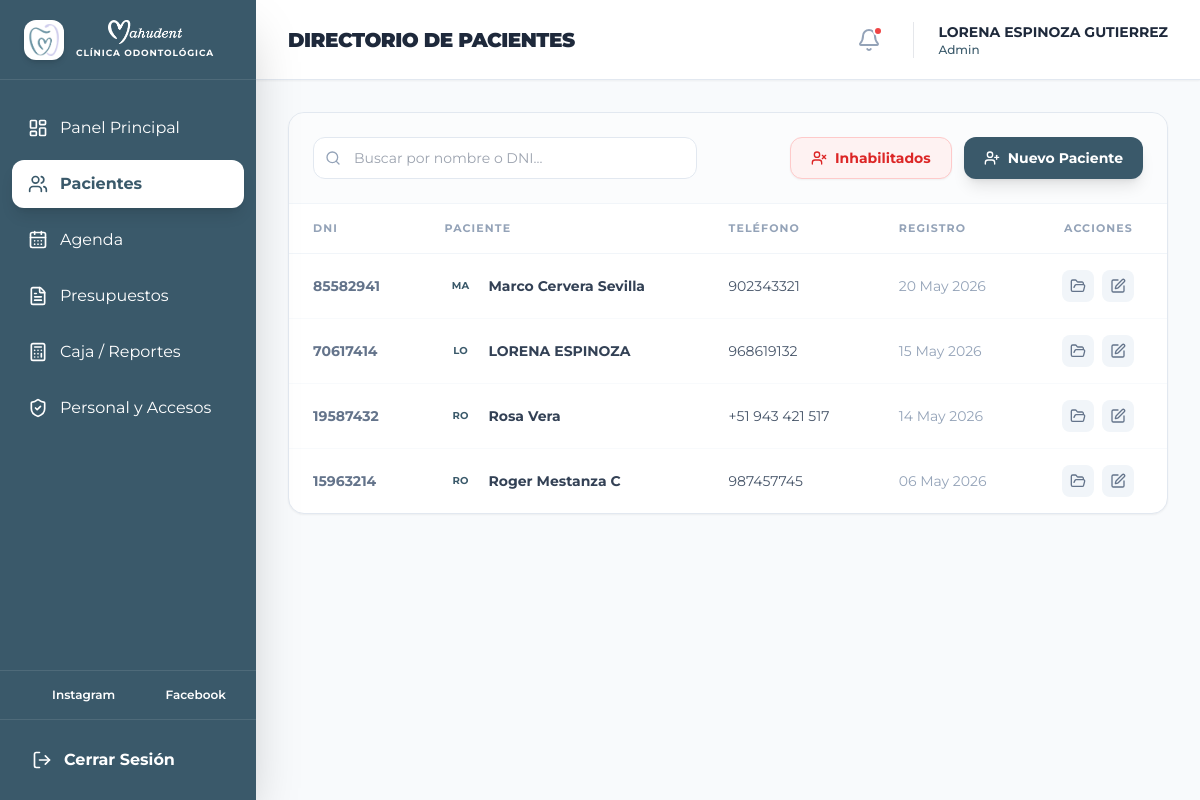
The app's page /pacientes.php (signed in) with its own data.
### tables this page shows
CREATE TABLE `pacientes` (
  `id` int(11) NOT NULL AUTO_INCREMENT,
  `dni` varchar(20) NOT NULL,
  `nombre` varchar(100) NOT NULL,
  `fecha_nacimiento` date DEFAULT NULL,
  `lugar_nacimiento` varchar(100) DEFAULT NULL,
  `sexo` varchar(15) DEFAULT NULL,
  `telefono` varchar(20) DEFAULT NULL,
  `email` varchar(100) DEFAULT NULL,
  `direccion` varchar(255) DEFAULT NULL,
  `procedencia` varchar(100) DEFAULT NULL,
  `contacto_emergencia` varchar(150) DEFAULT NULL,
  `telefono_emergencia` varchar(20) DEFAULT NULL,
  `ocupacion` varchar(100) DEFAULT NULL,
  `alergias` text,
  `enfermedades_cronicas` text,
  `padece_enfermedad` tinyint(1) DEFAULT NULL,
  `consume_medicamentos` tinyint(1) DEFAULT NULL,
  `medicamentos_detalle` varchar(255) DEFAULT NULL,
  `alergia_medicamentos` tinyint(1) DEFAULT NULL,
  `alergia_medicamentos_detalle` varchar(255) DEFAULT NULL,
  `antecedentes_familiares` tinyint(1) DEFAULT NULL,
  `antecedentes_familiares_detalle` varchar(255) DEFAULT NULL,
  `alergia_anestesia` tinyint(1) DEFAULT NULL,
  `embarazada` tinyint(1) DEFAULT NULL,
  `sangran_encias` tinyint(1) DEFAULT NULL,
  `ultima_visita_dentista` date DEFAULT NULL,
  `ultima_visita_motivo` varchar(255) DEFAULT NULL,
  `frecuencia_cepillado` varchar(50) DEFAULT NULL,
  `usa_cepillo` tinyint(1) DEFAULT '1',
  `usa_pasta_dental` tinyint(1) DEFAULT '1',
  `usa_hilo_dental` tinyint(1) DEFAULT '0',
  `usa_enjuague` tinyint(1) DEFAULT '0',
  `fecha_registro` timestamp NOT NULL DEFAULT CURRENT_TIMESTAMP,
  `estado_activo` tinyint(1) DEFAULT '1',
  PRIMARY KEY (`id`),
  UNIQUE KEY `dni` (`dni`)
);

### controllers/PacienteController.php (called while the page is built, shortened)
<?php
require_once 'config/conexion.php';
require_once 'models/Paciente.php';
class PacienteController {
    private $pacienteModel;
    public function __construct() {
        global $conn;
        $this->pacienteModel = new Paciente($conn);
    }
    public function index() {
        return $this->pacienteModel->getAll();
    }
}
?>

### models/Paciente.php (called while the page is built, shortened)
<?php
class Paciente {
    private $conn;
    public function __construct($db) {
        $this->conn = $db;
    }
    public function getAll() {
        $sql = "SELECT * FROM pacientes WHERE estado_activo = 1 ORDER BY fecha_registro DESC";
        return $this->conn->query($sql);
    }
}
?>

### pacientes.php (the view, shortened to what this page needs)
<?php
require_once 'controllers/PacienteController.php';
$controller = new PacienteController();
$ver_inhabilitados = isset($_GET['inhabilitados']) && $_GET['inhabilitados'] == '1' && $_SESSION['usuario_rol'] === 'Admin';
if ($ver_inhabilitados) {
    $resultado_pacientes = $controller->inhabilitados();
} else {
    $resultado_pacientes = $controller->index();
}
?>
<!DOCTYPE html>
<html lang="es">
<head>
    <script src="https://cdn.tailwindcss.com"></script>
</head>
<body class="flex h-screen overflow-hidden">
    <?php include 'includes/sidebar.php'; ?>
    <main class="flex-1 flex flex-col min-w-0 overflow-hidden relative">
        <?php $page_title = 'Directorio de Pacientes'; include 'includes/header.php'; ?>
        <div class="flex-1 overflow-y-auto p-4 md:p-8 relative">
            <div class="bg-white rounded-2xl shadow-sm border border-slate-200 overflow-hidden">
                <div class="p-6 border-b border-slate-100 flex flex-col md:flex-row justify-between items-start md:items-center gap-4 bg-slate-50/50">
                    <div class="relative w-full md:w-96">
                        <i data-lucide="search" class="absolute left-3 top-1/2 -translate-y-1/2 w-4 h-4 text-slate-400"></i>
                        <input type="text" id="searchPaciente" placeholder="Buscar por nombre o DNI..." class="w-full pl-10 pr-4 py-2.5 rounded-xl border border-slate-200 text-sm focus:outline-none focus:ring-2 focus:ring-teal-200 focus:border-teal-500">
                    </div>
                    <div class="flex flex-col md:flex-row gap-3 w-full md:w-auto">
                        <?php if (isset($_SESSION['usuario_rol']) && $_SESSION['usuario_rol'] === 'Admin'): ?>
                            <?php if ($ver_inhabilitados): ?>
                                <a href="pacientes.php" class="w-full md:w-auto px-5 py-2.5 bg-slate-100 text-slate-700 rounded-xl text-sm font-bold shadow-sm hover:bg-teal-200 transition flex items-center justify-center gap-2">
                                    <i data-lucide="users" class="w-4 h-4"></i> Ver Activos
                                </a>
                            <?php else: ?>
                                <a href="pacientes.php?inhabilitados=1" class="w-full md:w-auto px-5 py-2.5 bg-red-50 text-red-600 border border-red-200 rounded-xl text-sm font-bold shadow-sm hover:bg-red-100 transition flex items-center justify-center gap-2">
                                    <i data-lucide="user-x" class="w-4 h-4"></i> Inhabilitados
                                </a>
                            <?php endif; ?>
                        <?php endif; ?>
                        <button onclick="abrirModal()" class="w-full md:w-auto px-5 py-2.5 bg-brand text-white rounded-xl text-sm font-bold shadow-lg hover:bg-teal-800 transition flex items-center justify-center gap-2">
                            <i data-lucide="user-plus" class="w-4 h-4"></i> Nuevo Paciente
                        </button>
                    </div>
                </div>
                <div class="overflow-x-auto">
                    <table class="w-full text-left border-collapse">
                        <thead>
                            <tr class="text-[11px] font-black text-slate-400 uppercase tracking-widest border-b border-slate-100">
                                <th class="px-6 py-4">DNI</th>
                                <th class="px-6 py-4">Paciente</th>
                                <th class="px-6 py-4">Teléfono</th>
                                <th class="px-6 py-4">Registro</th>
                                <th class="px-6 py-4 text-center">Acciones</th>
                            </tr>
                        </thead>
                        <tbody id="tablaPacientesBody" class="divide-y divide-slate-50">
                            <?php if($resultado_pacientes->num_rows > 0): ?>
                                <?php while($paciente = $resultado_pacientes->fetch_assoc()): ?>
                                <tr class="hover:bg-slate-50/80 transition-colors group cursor-pointer" onclick="location.href='paciente_detalle.php?id=<?php echo $paciente['id']; ?>'">
                                    <td class="px-6 py-4 text-sm font-bold text-slate-500"><?php echo htmlspecialchars($paciente['dni']); ?></td>
                                    <td class="px-6 py-4">
                                        <div class="flex items-center gap-3">
                                            <div class="w-8 h-8 rounded-full bg-brand-light flex items-center justify-center text-[10px] font-bold text-brand uppercase">
                                                <?php echo substr($paciente['nombre'], 0, 2); ?>
                                            </div>
                                            <span class="text-sm font-bold text-slate-700"><?php echo htmlspecialchars($paciente['nombre']); ?></span>
                                        </div>
                                    </td>
                                    <td class="px-6 py-4 text-sm text-slate-600"><?php echo htmlspecialchars($paciente['telefono']); ?></td>
                                    <td class="px-6 py-4 text-sm text-slate-400">
                                        <?php echo date("d M Y", strtotime($paciente['fecha_registro'])); ?>
                                    </td>
                                    <td class="px-6 py-4">
                                        <div class="flex justify-center gap-2">
                                            <?php if ($ver_inhabilitados): ?>
                                                <form method="POST" action="pacientes.php" class="inline" onsubmit="event.stopPropagation(); return confirm('¿Seguro que deseas restaurar a este paciente? Volverá a estar activo en el sistema.');">
                                                    <input type="hidden" name="accion" value="restaurar_paciente">
                                                    <input type="hidden" name="paciente_id" value="<?php echo $paciente['id']; ?>">
                                                    <button type="submit" onclick="event.stopPropagation()" class="p-2 bg-slate-100 hover:bg-emerald-600 hover:text-white rounded-lg text-slate-500 transition tooltip" title="Restaurar Paciente">
                                                        <i data-lucide="refresh-cw" class="w-4 h-4"></i>
                                                    </button>
                                                </form>
                                            <?php else: ?>
                                                <a href="paciente_detalle.php?id=<?php echo $paciente['id']; ?>" class="p-2 bg-slate-100 hover:bg-brand hover:text-white rounded-lg text-slate-500 transition tooltip" title="Ver Historia" onclick="event.stopPropagation()">
                                                    <i data-lucide="folder-open" class="w-4 h-4"></i>
                                                </a>
                                                <button onclick='event.stopPropagation(); abrirModalEdicion(this)'
                                                    data-paciente="<?php echo htmlspecialchars(json_encode($paciente, JSON_UNESCAPED_UNICODE | JSON_INVALID_UTF8_SUBSTITUTE), ENT_QUOTES, "UTF-8"); ?>"
                                                    class="p-2 bg-slate-100 hover:bg-blue-600 hover:text-white rounded-lg text-slate-500 transition tooltip" title="Editar Paciente">
                                                    <i data-lucide="edit" class="w-4 h-4"></i>
                                                </button>
                                            <?php endif; ?>
                                        </div>
                                    </td>
                                </tr>
                                <?php endwhile; ?>
                            <?php endif; ?>
                        </tbody>
                    </table>
                </div>
            </div>
        </div>
    </main>
</body>
</html>

### pacientes.php (style rules this page uses)
:root { --brand-primary: #3a596a; --brand-secondary: #ede8f7; --brand-accent: #937ec2; }
body { font-family: 'Montserrat', sans-serif; background-color: #f8fafc; }
.bg-brand { background-color: var(--brand-primary); }
.text-brand { color: var(--brand-primary); }

### records on screen
pacientes: dni "85582941", nombre "MA", nombre "Marco Cervera Sevilla", telefono "902343321", fecha_registro "20 May 2026"
pacientes: dni "70617414", nombre "LO", nombre "LORENA ESPINOZA", telefono "968619132", fecha_registro "15 May 2026"
pacientes: dni "19587432", nombre "RO", nombre "Rosa Vera", telefono "+51 943 421 517", fecha_registro "14 May 2026"
pacientes: dni "15963214", nombre "RO", nombre "Roger Mestanza C", telefono "987457745", fecha_registro "06 May 2026"

### other values on screen
$page_title "DIRECTORIO DE PACIENTES"
$_SESSION['usuario_nombre'] "LORENA ESPINOZA GUTIERREZ"
$_SESSION['usuario_rol'] "Admin"
